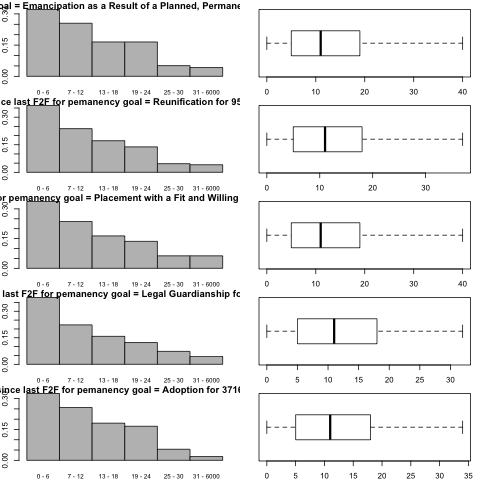

Reproduce this figure in R.
customHistogram <- function(histogram, mainTitle, xLabel,
                            yLabel, fiveNumberSummary, queryPoint)
{
  #If there are n bars in the histogram, then 
  #histogram$breaks is an array of (n+1) points, including
  #the start-point of first bucket and last point of last bucket.
  #histogram$counts is an array of n numbers.
  nBars <- length(histogram$counts);
  totalFreq <- sum(histogram$counts);
  heights <- histogram$counts/totalFreq;
  widths <- c();
  barLabels <- c();
  xAxisRightEnd <- max(histogram$breaks);
  width <- ceiling(xAxisRightEnd/nBars);
  for (i in 1:nBars)
  {
    widths[i] <- width;
    #barLabels[i] <- as.character(histogram$breaks[i+1]);
    leftPoint <- 0;
    if (i > 1)
    {
      leftPoint <- histogram$breaks[i] + 1; 
    }
    barLabels[i] <- paste(as.character(leftPoint),
                          "-",
                          as.character(histogram$breaks[i+1]));
  }
  subTitle <- paste("As of ", queryPoint, ", min = ", fiveNumberSummary[1],
                    ", Q1 = ", fiveNumberSummary[2],
                    ", Median = ", fiveNumberSummary[3],
                    ", Q3 = ", fiveNumberSummary[4],
                    ", Max = ", fiveNumberSummary[5], sep = "");
  barplot(height = heights, width = widths, xlim = c(0, xAxisRightEnd),
          beside = TRUE, horiz = FALSE, main = mainTitle, xlab = xLabel,
          ylab = yLabel, space = 0, axisnames = TRUE, cex.names = 0.8, 
          names.arg = barLabels, 
          sub = subTitle
          );
}


n_days_since_last_visit_by_perm_goal <- function(queryPoint)
{
  library(RPostgreSQL);
  con <- dbConnect(PostgreSQL(), user="indcs", host="sandbox.in.mycasebook.org", 
                   port="5432",dbname="casebook2_sandbox");
  png("n_days_since_last_visit_by_perm_goal.png");
  statement <- paste("select distinct(permanency_goal)",
                     " from case_plan_focus_children", 
                     " where permanency_goal is not null",
                     " and permanency_goal <> ''", sep = "");
  res <- dbSendQuery(con, statement);
  permanency_goals <- fetch(res, n = -1);
  n_permanency_goals <- nrow(permanency_goals);
  #dev.new(width=6, height=6);
  par(mar=c(2.0, 2.0, 1.0, 1.0));
  par(cin=c(8.5,11));
  par(mfrow=c(n_permanency_goals, 2));
  for (i in 1:n_permanency_goals){
   statement <- paste(
   "select b.person_id, '", queryPoint, "' - max(date(contacts.occurred_at))", 
   " from physical_location_records, physical_location_placements, ",
   " contact_people b, contacts, case_plan_focus_children", 
   " where physical_location_records.person_id = b.person_id",
   " and physical_location_records.physical_location_id = physical_location_placements.id",
   " and physical_location_records.physical_location_type = 'PhysicalLocation::Placement'",
   " and date(physical_location_placements.start_date) <= '", queryPoint, "'",
   " and (date(physical_location_placements.end_date) is NULL ",
   " or date(physical_location_placements.end_date) > '", queryPoint, "')",
   " and date(contacts.occurred_at) <= '", queryPoint, "'",
   " and contacts.mode like 'Face to Face%'",
   " and contacts.id = b.contact_id",
   " and b.person_id = case_plan_focus_children.person_id",
   " and case_plan_focus_children.permanency_goal = '", permanency_goals[i,], "'",   
   " group by b.person_id",                     
              sep = "");
   #str(statement);
   res <- dbSendQuery(con, statement);
   data <- fetch(res, n = -1);
   cat(paste(" permanency_goal = ", permanency_goals[i,], 
             ", #rows = ", nrow(data), "\n", sep = ""));
   edges <- c(0, 6, 12, 18, 24, 30, 6000);
   histogram <- hist(data[,2], breaks = edges, plot = FALSE);
   #str(histogram);
   customHistogram(histogram = histogram, 
         mainTitle = paste("#days since last F2F for pemanency goal =", 
                           permanency_goals[i,], "for",
                           nrow(data), "children", sep = " "),
         xLabel = "#days since last visit", yLabel = "Fraction of children",
         fivenum(data[,2]),
         queryPoint);
   boxplot(x = data[,2], outline = FALSE, horizontal = TRUE);
  }
  dbDisconnect(con);
  dev.off();
}

